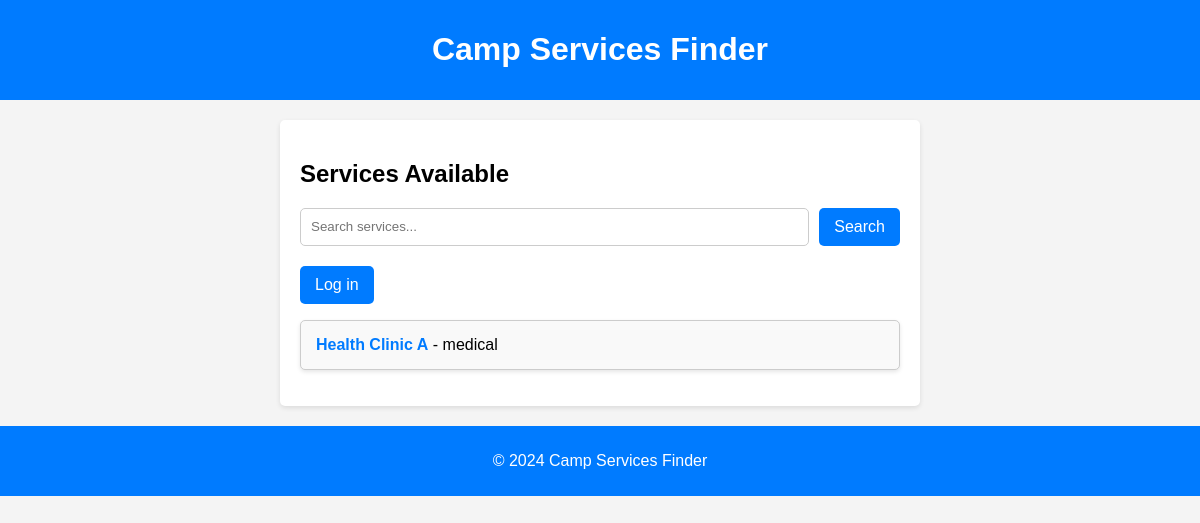
The page /services/ on the database as committed earlier.
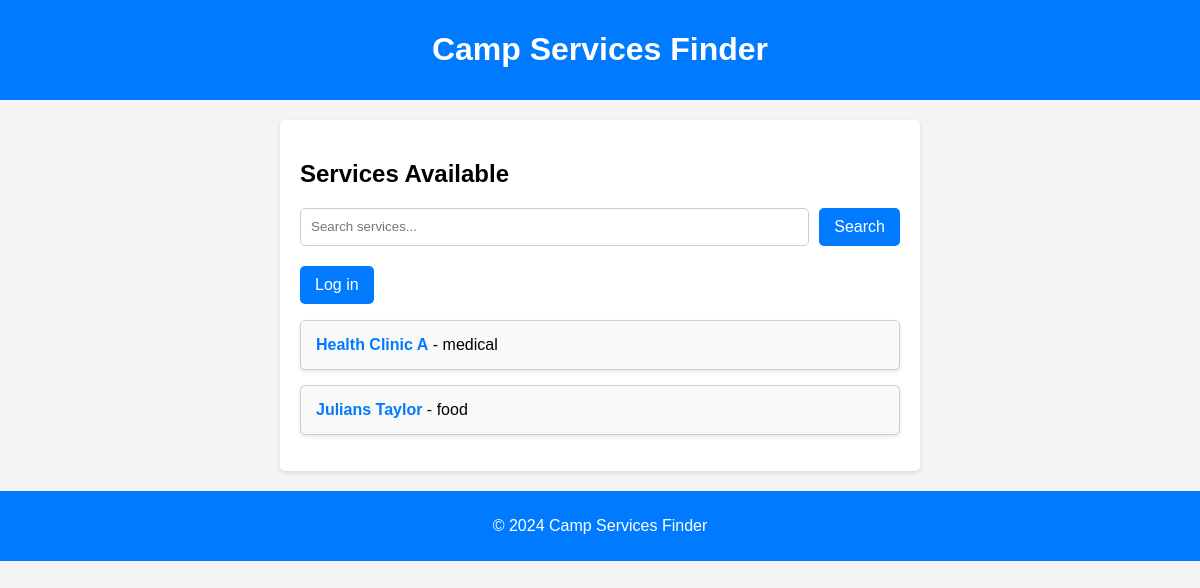
The same page on the database as committed later.
### services/models.py (models this page shows, shortened)
class Service(models.Model):
    CATEGORY_CHOICES = [
        ('medical', 'Medical'),
        ('medical_ar', 'طبي'),
        ('food', 'Food'),
        ('food_ar', 'طعام'),
        ('education', 'Education'),
        ('education_ar', 'تعليم'),
        ('other', 'Other'),
        ('other_ar', 'آخر'),
    ]
    name = models.CharField(max_length=100)
    category = models.CharField(max_length=20, choices=CATEGORY_CHOICES)
    location = models.CharField(max_length=100)
    description = models.TextField()
    contact_info = models.CharField(max_length=100)
    hours = models.CharField(max_length=100)
    image = models.ImageField(upload_to='images/', blank=True, null=True)

### services/views.py (the view)
# urls.py: path('', views.service_list, name='service_list'),
def service_list(request):
    query = request.GET.get('q')
    if query:
        services = Service.objects.filter(
            Q(name__icontains=query) |
            Q(category__icontains=query) |
            Q(location__icontains=query) |
            Q(hours__icontains=query)
        )
    else:
        services = Service.objects.all()
    return render(request, 'services/service_list.html', {'services': services})

### services/templates/services/service_list.html (shortened to what this page needs)
<!DOCTYPE html>
<html lang="en">
<head>
    {% load static %}
    <link rel="stylesheet" type="text/css" href="{% static 'services/mainstyle.css' %}">
</head>
<body>
    <header>
        <h1>Camp Services Finder</h1>
    </header>
    <div class="container">
        <h2>Services Available</h2>
        <form method="get" action="{% url 'service_list' %}" class="search-form">
            <input type="text" name="q" placeholder="Search services..." value="{{ request.GET.q }}">
            <button type="submit">Search</button>
        </form>
        {% if user.is_authenticated %}
            <a href="{% url 'login' %}">
                <button>Log out</button>
            </a>
        {% else %}
            <a href="{% url 'login' %}">
                <button>Log in</button>
            </a>
        {% endif %}
        <ul class="service-list">
            {% if services %}
                {% for service in services %}
                    <li>
                        <a href="{% url 'service_detail' service.pk %}">{{ service.name }}</a> - {{ service.category }}
                    </li>
                {% endfor %}
            {% else %}
                <li>No services available</li>
            {% endif %}
        </ul>
    </div>
    <footer>
        <p>&copy; 2024 Camp Services Finder</p>
    </footer>
</body>
</html>

Rows that differ between the two databases and show on the page:
added Service: name "Julians Taylor", category "food"
